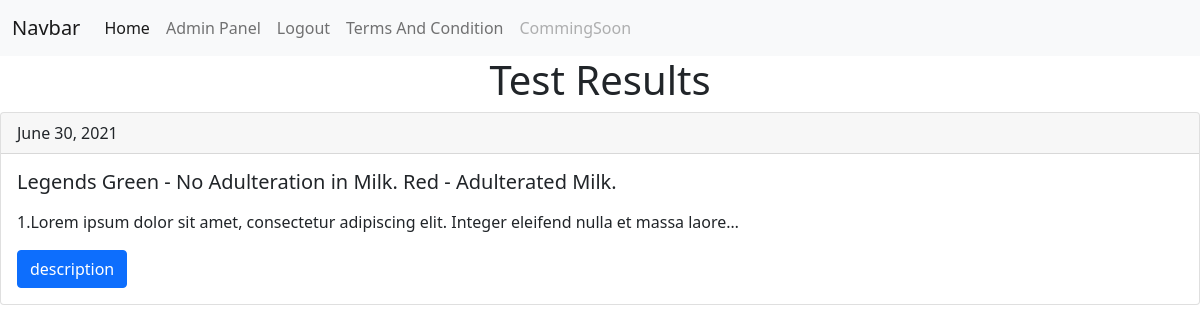
The app's page / (signed in) with its own data.
### core/models.py (models this page shows, shortened)
class TestResult(models.Model):
    title = models.CharField(max_length=1000)
    fat = models.CharField(max_length=1000,default='(Non-Adulterated)')
    snf = models.CharField(max_length=1000,default='(Non-Adulterated)')
    urea = models.CharField(max_length=1000,default='(Non-Adulterated)')
    starch = models.CharField(max_length=1000,default='(Non-Adulterated)')
    detergent = models.CharField(max_length=1000,default='(Non-Adulterated)')
    antibiotic = models.CharField(max_length=1000,default='(Non-Adulterated)')
    acidity = models.CharField(max_length=1000,default='(Non-Adulterated)')
    caustic_soda = models.CharField(max_length=1000,default='(Non-Adulterated)')
    desc = RichTextField()
    test_date = models.DateField(auto_now_add=False, auto_now=False, null=True, blank=True)

### core/views.py (the view)
# urls.py: path('', views.index, name='Home'),
def index(request):
    short = TestResult.objects.order_by('-test_date')
    context = {
        'short':short
    }
    return render(request, 'core/index.html', context)

### core/templates/core/index.html (shortened to what this page needs)
<!doctype html>
<html lang="en">
  <head>
    <link href="https://cdn.jsdelivr.net/npm/bootstrap@5.0.2/dist/css/bootstrap.min.css" rel="stylesheet">
  </head>
  <body>
    {% include 'core/navbar.html' %}
    <div class="container">
        <h1 class=" text-center">Test Results</h1>
    </div>
    {% for x in short %}
    <div class="card">
  <div class="card-header">
    {{x.test_date}}
  </div>
  <div class="card-body">
    <h5 class="card-title">{{x.title}}</h5>
    <p class="card-text">{{x.desc | truncatechars:100 | safe}}</p>
    <a href="{% url 'Desc' x.id %}" class="btn btn-primary">description</a>
  </div>
  </div>
    {% endfor %}
  </body>
</html>

### records on screen
TestResult: test_date "June 30, 2021", title "Legends Green - No Adulteration in Milk. Red - Adulterated Milk.", desc "1.Lorem ipsum dolor sit amet, consectetur adipiscing elit. Integer eleifend nulla et massa laore…"
